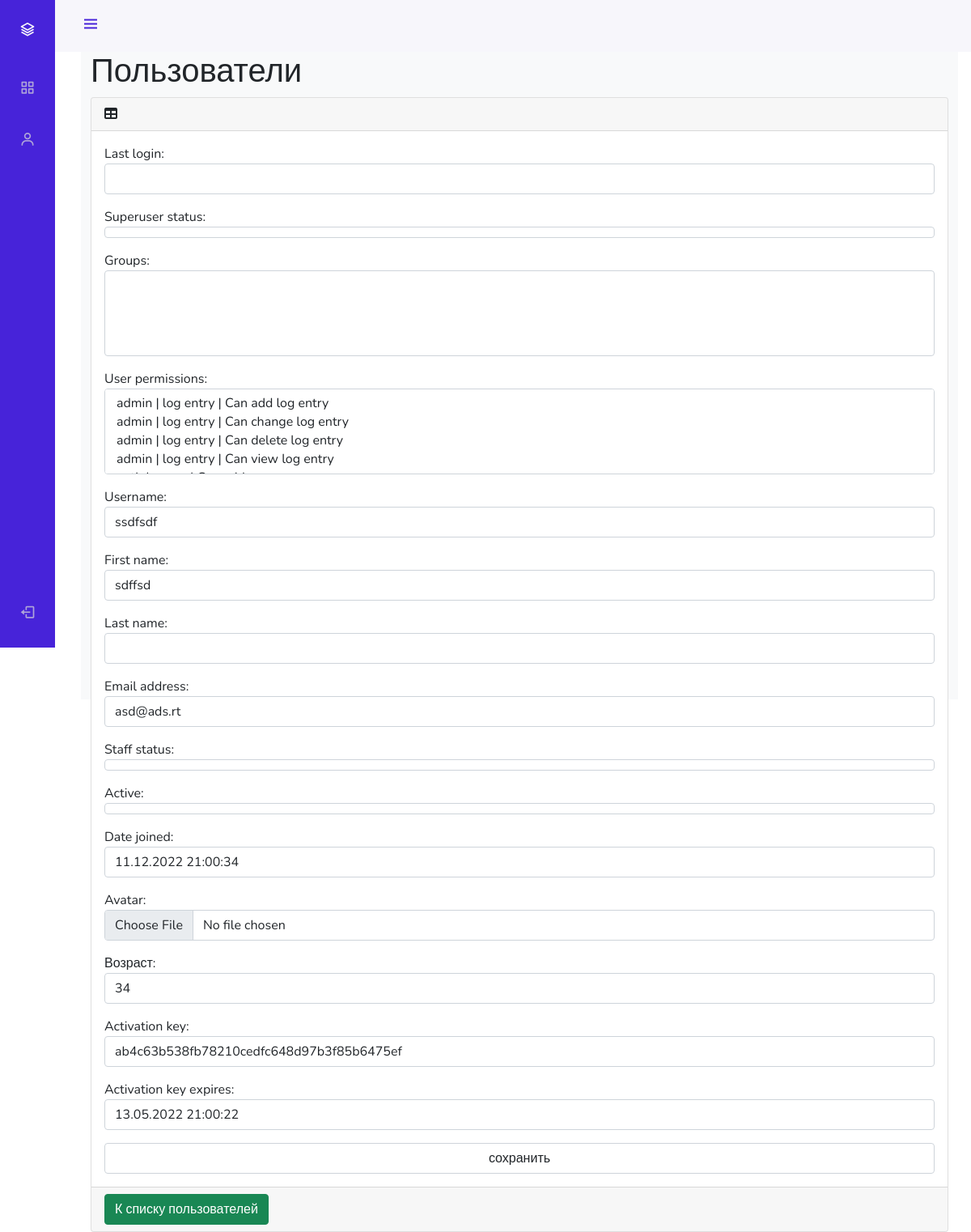
Page /admin_stuff/users/update/1/ on the committed database.
### authapp/models.py (models this page shows, shortened)
class ShopUser(AbstractUser):
    avatar = models.ImageField(upload_to='users_avatars', blank=True)
    age = models.PositiveIntegerField(verbose_name='возраст', default=18)
    activation_key = models.CharField(max_length=128, blank=True)
    activation_key_expires = models.DateTimeField(default=(now() + timedelta(hours=48)))

### adminapp/views.py (the view)
# urls.py: path('users/update/<int:pk>/', adminapp.UserUpdateView.as_view(), name='user_update'),
class UserUpdateView(UpdateView):
    model = ShopUser
    template_name = 'adminapp/user_update.html'
    success_url = reverse_lazy('admin_stuff:users')
    form_class = ShopUserAdminEditForm

### adminapp/forms.py
class ShopUserAdminEditForm(ShopUserEditForm):
    class Meta:
        model = ShopUser
        fields = '__all__'
    def __init__(self, *args, **kwargs):
        super().__init__(*args, **kwargs)
        for field_name, field in self.fields.items():
            field.widget.attrs['class'] = 'form-control'
            field.help_text = ''

### mainapp/context_processors.py (called while the page is built)
def basket(request):
    print(f'context processor basket works')
    basket = []
    if request.user.is_authenticated:
        basket = Basket.objects.filter(user=request.user)
    return {
        'basket': basket,
    }

### adminapp/templates/adminapp/user_update.html (shortened to what this page needs)
{% extends 'adminapp/base.html' %}
{% load static %}
{% block content %}
    <main>
        <div class="container-fluid">
            <h1 class="mt-4">Пользователи</h1>
            <div class="card mb-4">
                <div class="card-header">
                    <i class="fas fa-table mr-1"></i>
                </div>
                <div class="card-body">
                    <div class="table-responsive">
                        <form class="form-horizontal" method="post" enctype="multipart/form-data">
                            {{ form.as_p }}
                            <input class="form-control" type="submit" value="сохранить">
                        </form>
                    </div>
                </div>
                <div class="card-footer">
                    <a href="{% url 'admin_stuff:users' %}">
                        <button class="btn btn-success">К списку пользователей</button>
                    </a>
                </div>
            </div>
        </div>
    </main>
{% endblock %}

### adminapp/static/adminapp/css/style.css (style rules this page uses)
:root { --header-height: 3rem; --nav-width: 68px; --first-color: #4723D9; --first-color-light: #AFA5D9; --white-color: #F7F6FB; --body-font: 'Nunito', sans-serif; --normal-font-size: 1rem; --z-fixed: 100 }
body { position: relative; margin: var(--header-height) 0 0 0; padding: 0 1rem; font-family: var(--body-font); font-size: var(--normal-font-size); transition: .5s }
a { text-decoration: none }
@media screen and (min-width: 768px) { body { margin: calc(var(--header-height) + 1rem) 0 0 0; padding-left: calc(var(--nav-width) + 2rem) } }

### rows in the picture
ShopUser: username "ssdfsdf", first_name "sdffsd", email "asd@ads.rt", date_joined "11.12.2022 21:00:34", age "34", activation_key "ab4c63b538fb78210cedfc648d97b3f85b6475ef", activation_key_expires "13.05.2022 21:00:22"
